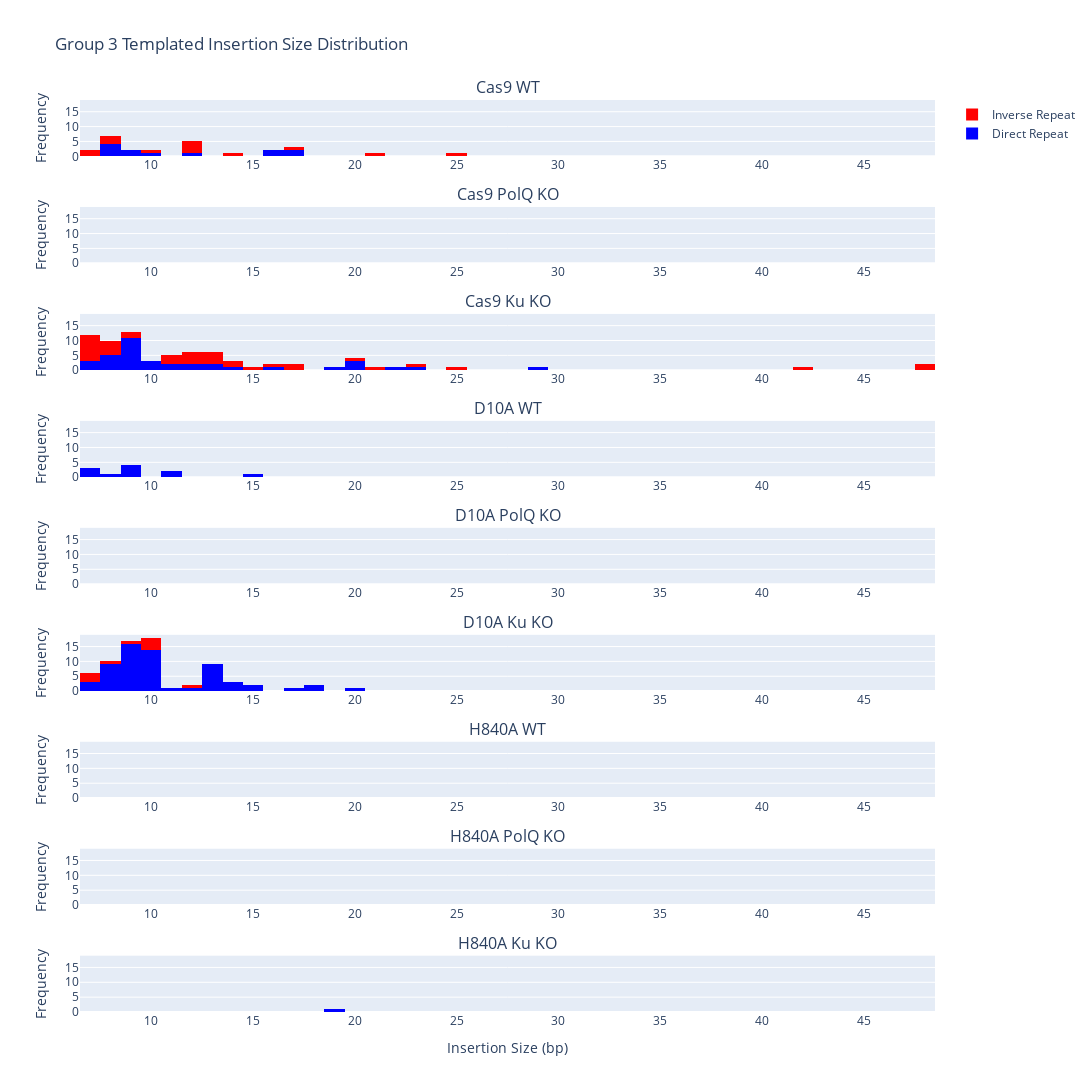

Notebook source saved alongside this figure:
### Code cell
# Iterate over file paths
fig = make_subplots(rows=9, cols=1, shared_xaxes=True, shared_yaxes=True, 
                    subplot_titles=("Cas9 WT", "Cas9 PolQ KO", "Cas9 Ku KO",
                                    "D10A WT", "D10A PolQ KO", "D10A Ku KO",
                                    "H840A WT", "H840A PolQ KO", "H840A Ku KO"))

g3s01p = "endseq/g3/g3s01_insertions_plus.txt"
g3s02p = "endseq/g3/g3s02_insertions_plus.txt"
g3s03p = "endseq/g3/g3s03_insertions_plus.txt"
g3s04p = "endseq/g3/g3s04_insertions_plus.txt"
g3s05p = "endseq/g3/g3s05_insertions_plus.txt"
g3s06p = "endseq/g3/g3s06_insertions_plus.txt"
g3s07p = "endseq/g3/g3s07_insertions_plus.txt"
g3s08p = "endseq/g3/g3s08_insertions_plus.txt"
g3s09p = "endseq/g3/g3s09_insertions_plus.txt"

g3s01m = "endseq/g3/g3s01_insertions_minus.txt"
g3s02m = "endseq/g3/g3s02_insertions_minus.txt"
g3s03m = "endseq/g3/g3s03_insertions_minus.txt"
g3s04m = "endseq/g3/g3s04_insertions_minus.txt"
g3s05m = "endseq/g3/g3s05_insertions_minus.txt"
g3s06m = "endseq/g3/g3s06_insertions_minus.txt"
g3s07m = "endseq/g3/g3s07_insertions_minus.txt"
g3s08m = "endseq/g3/g3s08_insertions_minus.txt"
g3s09m = "endseq/g3/g3s09_insertions_minus.txt"


file_paths = [g3s01p, g3s01m,
              g3s04p, g3s04m,
              g3s07p, g3s07m,
              g3s02p, g3s02m,
              g3s05p, g3s05m,
              g3s08p, g3s08m,
              g3s03p, g3s03m,
              g3s06p, g3s06m,
              g3s09p, g3s09m]

DirectLegend = True
InverseLegend = True

for i, file_path in enumerate(file_paths):
    row = i // 2 + 1
    # Check if file is not empty
    if os.path.getsize(file_path) > 0:
        data = pd.read_csv(file_path, delimiter='\t', header=None)
        # Add histogram trace
        if (i % 2) == 0:
            fig.add_trace(go.Histogram(x=data[3].values, nbinsx=50, bingroup=1, name="Direct Repeat", 
                                       showlegend = DirectLegend, marker=dict(color='blue')), row=row, col=1)
            DirectLegend = False
        else:
            fig.add_trace(go.Histogram(x=data[3].values, nbinsx=50, bingroup=1, name="Inverse Repeat",
                                       showlegend = InverseLegend,marker=dict(color='red')), row=row, col=1)
            InverseLegend = False
    else:
        # Add empty trace
        fig.add_trace(go.Histogram(x=[], y=[]), row=row, col=1)
        
    fig.update_yaxes(title_text="Frequency", row=row, col=1, automargin=True)

fig.update_layout(barmode='stack',title_text="Group 3 Templated Insertion Size Distribution")

fig.update_layout(
    autosize=False,
    width=1100,
    height=1200,
)

fig.update_xaxes(title_text="Insertion Size (bp)", row=9, col=1, automargin=True)

fig.update_layout(
    {
        "yaxis": {"matches": None},
        "yaxis2": {"matches": "y", "showticklabels": True},
        "yaxis3": {"matches": "y", "showticklabels": True},
        "yaxis4": {"matches": "y", "showticklabels": True},
        "yaxis5": {"matches": "y", "showticklabels": True},
        "yaxis6": {"matches": "y", "showticklabels": True},
        "yaxis7": {"matches": "y", "showticklabels": True},
        "yaxis8": {"matches": "y", "showticklabels": True},
        "yaxis9": {"matches": "y", "showticklabels": True},

    }
)

fig.update_layout(
    {
        "xaxis": {"matches": None, "showticklabels": True},
        "xaxis2": {"matches": "x", "showticklabels": True},
        "xaxis3": {"matches": "x", "showticklabels": True},
        "xaxis4": {"matches": "x", "showticklabels": True},
        "xaxis5": {"matches": "x", "showticklabels": True},
        "xaxis6": {"matches": "x", "showticklabels": True},
        "xaxis7": {"matches": "x", "showticklabels": True},
        "xaxis8": {"matches": "x", "showticklabels": True},
        "xaxis9": {"matches": "x", "showticklabels": True},
    }
)

### Figure 1 — Plotly figure (JSON) as saved in the notebook; plotly's stock layout.template omitted (floating-point values rounded to 4 significant figures)
{"data": [{"bingroup": "1", "marker": {"color": "blue"}, "name": "Direct Repeat", "nbinsx": 50, "showlegend": true, "type": "histogram", "x": [8, 8, 16, 17, 10, 8, 9, 9, 16, 12, 8, 17], "xaxis": "x", "yaxis": "y"}, {"bingroup": "1", "marker": {"color": "red"}, "name": "Inverse Repeat", "nbinsx": 50, "showlegend": true, "type": "histogram", "x": [12, 8, 12, 25, 14, 17, 12, 8, 8, 12, 7, 10, 21, 7], "xaxis": "x", "yaxis": "y"}, {"type": "histogram", "x": [], "xaxis": "x2", "y": [], "yaxis": "y2"}, {"type": "histogram", "x": [], "xaxis": "x2", "y": [], "yaxis": "y2"}, {"bingroup": "1", "marker": {"color": "blue"}, "name": "Direct Repeat", "nbinsx": 50, "showlegend": false, "type": "histogram", "x": [7, 8, 8, 8, 9, 23, 9, 13, 9, 9, 9, 9, 11, 13, 8, 11, 16, 12, 9, 10, 19, 10, 20, 20, 22, 9, 9, 20, 14, 7, 10, 12, 9, 29, 9, 8, 7], "xaxis": "x3", "yaxis": "y3"}, {"bingroup": "1", "marker": {"color": "red"}, "name": "Inverse Repeat", "nbinsx": 50, "showlegend": false, "type": "histogram", "x": [11, 15, 12, 7, 13, 12, 48, 25, 8, 7, 7, 14, 23, 13, 11, 7, 13, 8, 42, 8, 17, 20, 7, 13, 14, 21, 17, 7, 7, 11, 48, 12, 16, 8, 8, 12, 7, 7, 9, 9], "xaxis": "x3", "yaxis": "y3"}, {"bingroup": "1", "marker": {"color": "blue"}, "name": "Direct Repeat", "nbinsx": 50, "showlegend": false, "type": "histogram", "x": [9, 15, 7, 11, 7, 7, 9, 8, 11, 9, 9], "xaxis": "x4", "yaxis": "y4"}, {"type": "histogram", "x": [], "xaxis": "x4", "y": [], "yaxis": "y4"}, {"type": "histogram", "x": [], "xaxis": "x5", "y": [], "yaxis": "y5"}, {"type": "histogram", "x": [], "xaxis": "x5", "y": [], "yaxis": "y5"}, {"bingroup": "1", "marker": {"color": "blue"}, "name": "Direct Repeat", "nbinsx": 50, "showlegend": false, "type": "histogram", "x": [7, 9, 10, 9, 8, 9, 9, 12, 8, 9, 8, 8, 9, 13, 7, 8, 9, 9, 10, 9, 13, 10, 13, 13, 10, 14, 10, 9, 8, 7, 10, 10, 14, 9, 11, 15, 18, 14, 9, 10, 20, 10, 9, 9, 8, 13, 18, 13, 13, 9, 9, 10, 8, 17, 13, 13, 10, 8, 10, 10, 10, 15], "xaxis": "x6", "yaxis": "y6"}, {"bingroup": "1", "marker": {"color": "red"}, "name": "Inverse Repeat", "nbinsx": 50, "showlegend": false, "type": "histogram", "x": [7, 10, 10, 10, 7, 7, 10, 8, 9, 12], "xaxis": "x6", "yaxis": "y6"}, {"type": "histogram", "x": [], "xaxis": "x7", "y": [], "yaxis": "y7"}, {"type": "histogram", "x": [], "xaxis": "x7", "y": [], "yaxis": "y7"}, {"type": "histogram", "x": [], "xaxis": "x8", "y": [], "yaxis": "y8"}, {"type": "histogram", "x": [], "xaxis": "x8", "y": [], "yaxis": "y8"}, {"bingroup": "1", "marker": {"color": "blue"}, "name": "Direct Repeat", "nbinsx": 50, "showlegend": false, "type": "histogram", "x": [19], "xaxis": "x9", "yaxis": "y9"}, {"type": "histogram", "x": [], "xaxis": "x9", "y": [], "yaxis": "y9"}], "layout": {"annotations": [{"font": {"size": 16}, "showarrow": false, "text": "Cas9 WT", "x": 0.5, "xanchor": "center", "xref": "paper", "y": 1, "yanchor": "bottom", "yref": "paper"}, {"font": {"size": 16}, "showarrow": false, "text": "Cas9 PolQ KO", "x": 0.5, "xanchor": "center", "xref": "paper", "y": 0.8827, "yanchor": "bottom", "yref": "paper"}, {"font": {"size": 16}, "showarrow": false, "text": "Cas9 Ku KO", "x": 0.5, "xanchor": "center", "xref": "paper", "y": 0.7654, "yanchor": "bottom", "yref": "paper"}, {"font": {"size": 16}, "showarrow": false, "text": "D10A WT", "x": 0.5, "xanchor": "center", "xref": "paper", "y": 0.6481, "yanchor": "bottom", "yref": "paper"}, {"font": {"size": 16}, "showarrow": false, "text": "D10A PolQ KO", "x": 0.5, "xanchor": "center", "xref": "paper", "y": 0.5309, "yanchor": "bottom", "yref": "paper"}, {"font": {"size": 16}, "showarrow": false, "text": "D10A Ku KO", "x": 0.5, "xanchor": "center", "xref": "paper", "y": 0.4136, "yanchor": "bottom", "yref": "paper"}, {"font": {"size": 16}, "showarrow": false, "text": "H840A WT", "x": 0.5, "xanchor": "center", "xref": "paper", "y": 0.2963, "yanchor": "bottom", "yref": "paper"}, {"font": {"size": 16}, "showarrow": false, "text": "H840A PolQ KO", "x": 0.5, "xanchor": "center", "xref": "paper", "y": 0.179, "yanchor": "bottom", "yref": "paper"}, {"font": {"size": 16}, "showarrow": false, "text": "H840A Ku KO", "x": 0.5, "xanchor": "center", "xref": "paper", "y": 0.06173, "yanchor": "bottom", "yref": "paper"}], "autosize": false, "barmode": "stack", "height": 1200, "title": {"text": "Group 3 Templated Insertion Size Distribution"}, "width": 1100, "xaxis": {"anchor": "y", "autorange": true, "domain": [0, 1], "range": [6.5, 48.5], "showticklabels": true, "type": "linear"}, "xaxis2": {"anchor": "y2", "autorange": true, "domain": [0, 1], "matches": "x", "range": [6.5, 48.5], "showticklabels": true}, "xaxis3": {"anchor": "y3", "autorange": true, "domain": [0, 1], "matches": "x", "range": [6.5, 48.5], "showticklabels": true, "type": "linear"}, "xaxis4": {"anchor": "y4", "autorange": true, "domain": [0, 1], "matches": "x", "range": [6.5, 48.5], "showticklabels": true, "type": "linear"}, "xaxis5": {"anchor": "y5", "autorange": true, "domain": [0, 1], "matches": "x", "range": [6.5, 48.5], "showticklabels": true}, "xaxis6": {"anchor": "y6", "autorange": true, "domain": [0, 1], "matches": "x", "range": [6.5, 48.5], "showticklabels": true, "type": "linear"}, "xaxis7": {"anchor": "y7", "autorange": true, "domain": [0, 1], "matches": "x", "range": [6.5, 48.5], "showticklabels": true}, "xaxis8": {"anchor": "y8", "autorange": true, "domain": [0, 1], "matches": "x", "range": [6.5, 48.5], "showticklabels": true}, "xaxis9": {"anchor": "y9", "automargin": true, "autorange": true, "domain": [0, 1], "matches": "x", "range": [6.5, 48.5], "showticklabels": true, "title": {"text": "Insertion Size (bp)"}, "type": "linear"}, "yaxis": {"anchor": "x", "automargin": true, "autorange": true, "domain": [0.9383, 1], "range": [0, 18.95], "title": {"text": "Frequency"}}, "yaxis2": {"anchor": "x2", "automargin": true, "autorange": true, "domain": [0.821, 0.8827], "matches": "y", "range": [0, 18.95], "showticklabels": true, "title": {"text": "Frequency"}}, "yaxis3": {"anchor": "x3", "automargin": true, "autorange": true, "domain": [0.7037, 0.7654], "matches": "y", "range": [0, 18.95], "showticklabels": true, "title": {"text": "Frequency"}}, "yaxis4": {"anchor": "x4", "automargin": true, "autorange": true, "domain": [0.5864, 0.6481], "matches": "y", "range": [0, 18.95], "showticklabels": true, "title": {"text": "Frequency"}}, "yaxis5": {"anchor": "x5", "automargin": true, "autorange": true, "domain": [0.4691, 0.5309], "matches": "y", "range": [0, 18.95], "showticklabels": true, "title": {"text": "Frequency"}}, "yaxis6": {"anchor": "x6", "automargin": true, "autorange": true, "domain": [0.3519, 0.4136], "matches": "y", "range": [0, 18.95], "showticklabels": true, "title": {"text": "Frequency"}}, "yaxis7": {"anchor": "x7", "automargin": true, "autorange": true, "domain": [0.2346, 0.2963], "matches": "y", "range": [0, 18.95], "showticklabels": true, "title": {"text": "Frequency"}}, "yaxis8": {"anchor": "x8", "automargin": true, "autorange": true, "domain": [0.1173, 0.179], "matches": "y", "range": [0, 18.95], "showticklabels": true, "title": {"text": "Frequency"}}, "yaxis9": {"anchor": "x9", "automargin": true, "autorange": true, "domain": [0, 0.06173], "matches": "y", "range": [0, 18.95], "showticklabels": true, "title": {"text": "Frequency"}}}}
